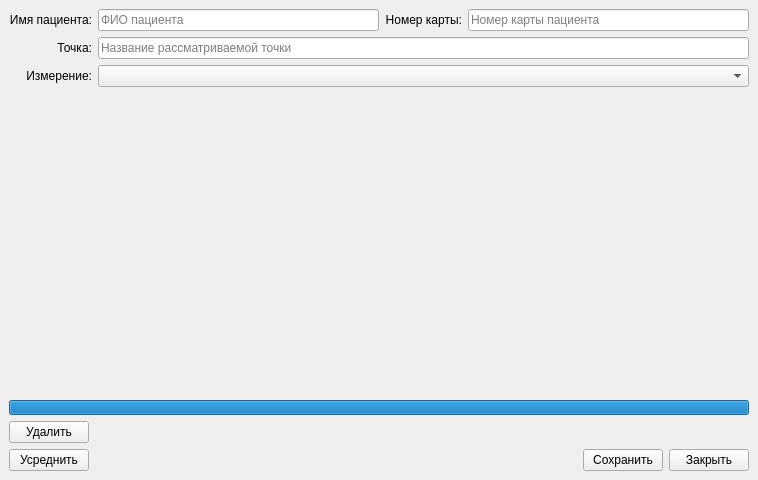
<?xml version="1.0" encoding="UTF-8"?>
<ui version="4.0">
 <class>MainWindow</class>
 <widget class="QMainWindow" name="MainWindow">
  <property name="windowModality">
   <enum>Qt::ApplicationModal</enum>
  </property>
  <property name="geometry">
   <rect>
    <x>0</x>
    <y>0</y>
    <width>758</width>
    <height>480</height>
   </rect>
  </property>
  <property name="windowTitle">
   <string>Обработка результатов</string>
  </property>
  <widget class="QWidget" name="centralwidget">
   <layout class="QVBoxLayout" name="verticalLayout">
    <item>
     <layout class="QGridLayout" name="gridLayout">
      <item row="1" column="0">
       <widget class="QLabel" name="label_2">
        <property name="text">
         <string>Точка:</string>
        </property>
        <property name="alignment">
         <set>Qt::AlignRight|Qt::AlignTrailing|Qt::AlignVCenter</set>
        </property>
       </widget>
      </item>
      <item row="1" column="1">
       <widget class="QLineEdit" name="pnt_edt">
        <property name="placeholderText">
         <string>Название рассматриваемой точки</string>
        </property>
       </widget>
      </item>
      <item row="0" column="0">
       <widget class="QLabel" name="label">
        <property name="text">
         <string>Имя пациента:</string>
        </property>
        <property name="alignment">
         <set>Qt::AlignRight|Qt::AlignTrailing|Qt::AlignVCenter</set>
        </property>
       </widget>
      </item>
      <item row="0" column="1">
       <layout class="QHBoxLayout" name="horizontalLayout">
        <item>
         <widget class="LineEdit" name="name_edt">
          <property name="placeholderText">
           <string>ФИО пациента</string>
          </property>
         </widget>
        </item>
        <item>
         <widget class="QLabel" name="label_3">
          <property name="text">
           <string>Номер карты:</string>
          </property>
          <property name="alignment">
           <set>Qt::AlignRight|Qt::AlignTrailing|Qt::AlignVCenter</set>
          </property>
         </widget>
        </item>
        <item>
         <widget class="LineEdit" name="card_no_edt">
          <property name="placeholderText">
           <string>Номер карты пациента</string>
          </property>
         </widget>
        </item>
       </layout>
      </item>
      <item row="2" column="0">
       <widget class="QLabel" name="label_4">
        <property name="text">
         <string>Измерение:</string>
        </property>
        <property name="alignment">
         <set>Qt::AlignRight|Qt::AlignTrailing|Qt::AlignVCenter</set>
        </property>
       </widget>
      </item>
      <item row="2" column="1">
       <widget class="QComboBox" name="measures_box"/>
      </item>
     </layout>
    </item>
    <item>
     <widget class="MeasureWidget" name="cur_measure_wgt" native="true">
      <property name="sizePolicy">
       <sizepolicy hsizetype="Preferred" vsizetype="Expanding">
        <horstretch>0</horstretch>
        <verstretch>0</verstretch>
       </sizepolicy>
      </property>
     </widget>
    </item>
    <item>
     <widget class="QProgressBar" name="progressBar">
      <property name="minimumSize">
       <size>
        <width>0</width>
        <height>15</height>
       </size>
      </property>
      <property name="maximumSize">
       <size>
        <width>16777215</width>
        <height>15</height>
       </size>
      </property>
      <property name="value">
       <number>100</number>
      </property>
      <property name="textVisible">
       <bool>false</bool>
      </property>
      <property name="format">
       <string/>
      </property>
     </widget>
    </item>
    <item>
     <layout class="QGridLayout" name="gridLayout_2">
      <item row="0" column="0">
       <widget class="QPushButton" name="remove_measure_btn">
        <property name="statusTip">
         <string>Удалить текущее измерение</string>
        </property>
        <property name="text">
         <string>Удалить</string>
        </property>
       </widget>
      </item>
      <item row="1" column="0">
       <widget class="QPushButton" name="average_btn">
        <property name="statusTip">
         <string>Усреднить группу измерений</string>
        </property>
        <property name="text">
         <string>Усреднить</string>
        </property>
       </widget>
      </item>
      <item row="1" column="1">
       <layout class="QHBoxLayout" name="horizontalLayout_2">
        <item>
         <spacer name="horizontalSpacer">
          <property name="orientation">
           <enum>Qt::Horizontal</enum>
          </property>
          <property name="sizeHint" stdset="0">
           <size>
            <width>40</width>
            <height>20</height>
           </size>
          </property>
         </spacer>
        </item>
        <item>
         <widget class="QPushButton" name="save_btn">
          <property name="text">
           <string>Сохранить</string>
          </property>
         </widget>
        </item>
        <item>
         <widget class="QPushButton" name="close_btn">
          <property name="text">
           <string>Закрыть</string>
          </property>
         </widget>
        </item>
       </layout>
      </item>
     </layout>
    </item>
   </layout>
  </widget>
 </widget>
 <customwidgets>
  <customwidget>
   <class>MeasureWidget</class>
   <extends>QWidget</extends>
   <header>measurewidget.py</header>
   <container>1</container>
  </customwidget>
  <customwidget>
   <class>LineEdit</class>
   <extends>QLineEdit</extends>
   <header>savedialog.py</header>
  </customwidget>
 </customwidgets>
 <tabstops>
  <tabstop>name_edt</tabstop>
  <tabstop>card_no_edt</tabstop>
  <tabstop>pnt_edt</tabstop>
  <tabstop>measures_box</tabstop>
  <tabstop>save_btn</tabstop>
  <tabstop>close_btn</tabstop>
  <tabstop>remove_measure_btn</tabstop>
  <tabstop>average_btn</tabstop>
 </tabstops>
 <resources/>
 <connections>
  <connection>
   <sender>close_btn</sender>
   <signal>clicked()</signal>
   <receiver>MainWindow</receiver>
   <slot>close()</slot>
   <hints>
    <hint type="sourcelabel">
     <x>704</x>
     <y>453</y>
    </hint>
    <hint type="destinationlabel">
     <x>378</x>
     <y>239</y>
    </hint>
   </hints>
  </connection>
 </connections>
</ui>
